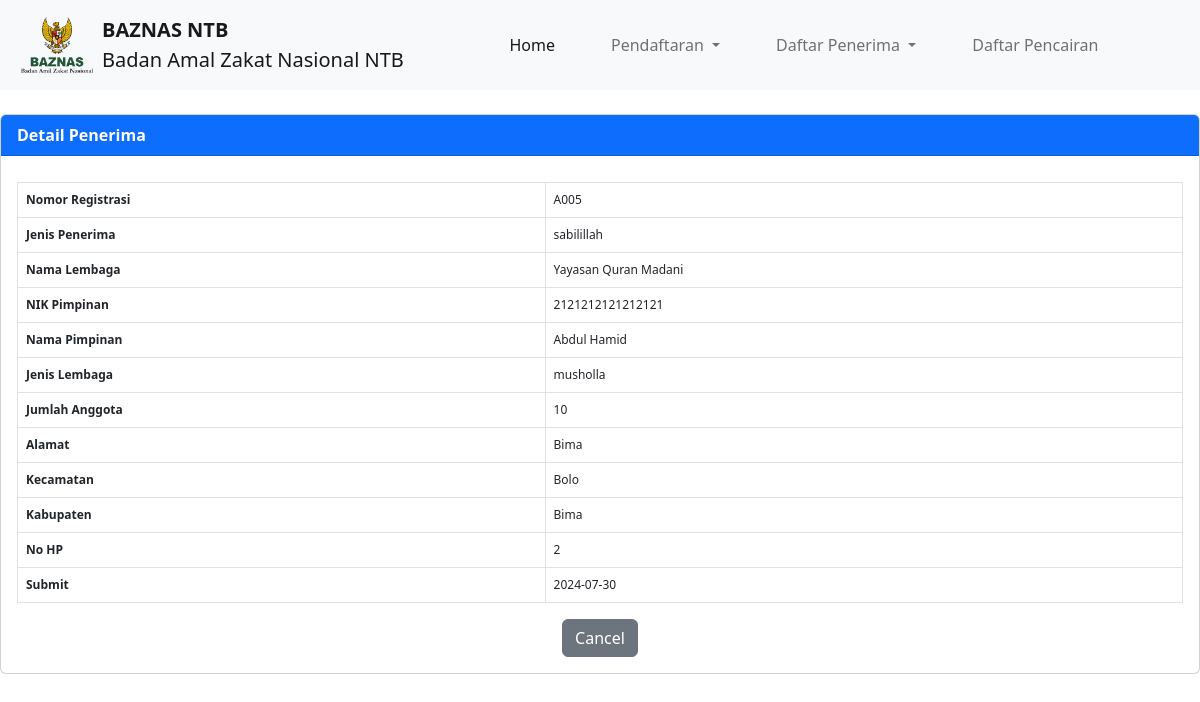
The app's page /crudpenerima2.php?Nomor_Registrasi=A005&Jenis_Penerima=sabilillah with its own data.
### tables this page shows
CREATE TABLE `sabilillah` (
  `Nomor_Registrasi` varchar(10) NOT NULL,
  `Nama_Lembaga` varchar(255) NOT NULL,
  `Jenis_Penerima` varchar(255) NOT NULL,
  `NIK_Pimpinan` varchar(255) NOT NULL,
  `Nama_Pimpinan` varchar(255) NOT NULL,
  `Jenis_Lembaga` varchar(255) NOT NULL,
  `Jumlah_Anggota` int(11) NOT NULL,
  `Alamat` varchar(255) NOT NULL,
  `Kecamatan` varchar(255) NOT NULL,
  `Kabupaten` varchar(255) NOT NULL,
  `No_Hp` varchar(20) NOT NULL,
  `Submit` varchar(10) NOT NULL
);

### crudpenerima2.php (the view, shortened to what this page needs)
<?php
$servername = "localhost";
$username = "root";
$password = "";
$dbname = "baznas";
$conn = new mysqli($servername, $username, $password, $dbname);
$nomor_registrasi = $_GET['Nomor_Registrasi'];
$data_penerima = null;
$tables = ["sabilillah", "tpq"];
foreach ($tables as $table) {
    $query = "SELECT * FROM $table WHERE Nomor_Registrasi = ?";
    $stmt = $conn->prepare($query);
    $stmt->bind_param("s", $nomor_registrasi);
    $stmt->execute();
    $result = $stmt->get_result();
    if ($result->num_rows > 0) {
        $data_penerima = $result->fetch_assoc();
        break;
    }
}
?>
<!doctype html>
<html lang="en">
<head>
    <link href="https://cdn.jsdelivr.net/npm/bootstrap@5.2.3/dist/css/bootstrap.min.css" rel="stylesheet">
    <link rel="stylesheet" href="css/style.css" />
</head>
<body>
    <nav class="navbar navbar-expand-lg bg-light">
        <div class="container-fluid">
            <img src="gambar/logo-baznas4.png" alt="logo" width="90" height="74">
            <a class="navbar-brand" href="#"><strong>BAZNAS NTB</strong> <br>
                <span>Badan Amal Zakat Nasional NTB</span>
            </a>
            <div class="collapse navbar-collapse justify-content-center" id="navbarNavDropdown">
                <ul class="navbar-nav">
                    <li class="nav-item">
                        <a class="nav-link active" aria-current="page" href="home.php">Home</a>
                    </li>
                    <li class="nav-item dropdown">
                        <a class="nav-link dropdown-toggle" href="#" role="button" data-bs-toggle="dropdown" aria-expanded="false">
                            Pendaftaran
                        </a>
                    </li>
                    <li class="nav-item dropdown">
                        <a class="nav-link dropdown-toggle" href="#" role="button" data-bs-toggle="dropdown" aria-expanded="false">
                            Daftar Penerima
                        </a>
                    </li>
                    <li class="nav-item">
                        <a class="nav-link" href="daftarpencairan.php">Daftar Pencairan</a>
                    </li>
                </ul>
            </div>
        </div>
    </nav>
    <section>
        <div class="card mt-4">
            <div class="card-header bg-primary text-white">
                <b>Detail Penerima</b>
            </div>
            <div class="card-body">
                <table class="table table-bordered">
                    <tr>
                        <th>Nomor Registrasi</th>
                        <td><?php echo htmlspecialchars($data_penerima['Nomor_Registrasi']); ?></td>
                    </tr>
                    <tr>
                        <th>Jenis Penerima</th>
                        <td><?php echo htmlspecialchars($data_penerima['Jenis_Penerima']); ?></td>
                    </tr>
                    <tr>
                        <th>Nama Lembaga</th>
                        <td><?php echo htmlspecialchars($data_penerima['Nama_Lembaga']); ?></td>
                    </tr>
                    <tr>
                        <th>NIK Pimpinan</th>
                        <td><?php echo htmlspecialchars($data_penerima['NIK_Pimpinan']); ?></td>
                    </tr>
                    <tr>
                        <th>Nama Pimpinan</th>
                        <td><?php echo htmlspecialchars($data_penerima['Nama_Pimpinan']); ?></td>
                    </tr>
                    <tr>
                        <th>Jenis Lembaga</th>
                        <td><?php echo htmlspecialchars($data_penerima['Jenis_Lembaga']); ?></td>
                    </tr>
                    <tr>
                        <th>Jumlah Anggota</th>
                        <td><?php echo htmlspecialchars($data_penerima['Jumlah_Anggota']); ?></td>
                    </tr>
                    <tr>
                        <th>Alamat</th>
                        <td><?php echo htmlspecialchars($data_penerima['Alamat']); ?></td>
                    </tr>
                    <tr>
                        <th>Kecamatan</th>
                        <td><?php echo htmlspecialchars($data_penerima['Kecamatan']); ?></td>
                    </tr>
                    <tr>
                        <th>Kabupaten</th>
                        <td><?php echo htmlspecialchars($data_penerima['Kabupaten']); ?></td>
                    </tr>
                    <tr>
                        <th>No HP</th>
                        <td><?php echo htmlspecialchars($data_penerima['No_Hp']); ?></td>
                    </tr>
                    <tr>
                        <th>Submit</th>
                        <td><?php echo htmlspecialchars($data_penerima['Submit']); ?></td>
                    </tr>
                </table>
                <div class="mt-3 text-center">
                <button type="button" class="btn btn-secondary" onclick="window.location.href='daftarpenerima2.php'">Cancel</button>
    </div>
            </div>
        </div>
    </section>
</body>
</html>

### css/style.css (style rules this page uses)
.navbar-nav { flex-direction: row; justify-content: center; width: 100%; }
.nav-item { margin: 0 20px; }
.card-body { width: 100%; border-collapse: collapse; margin-top: 10px; table-layout: fixed; font-size: 12px; }

### records on screen
sabilillah: Nomor_Registrasi "A005", Jenis_Penerima "sabilillah", Nama_Lembaga "Yayasan Quran Madani", NIK_Pimpinan "2121212121212121", Nama_Pimpinan "Abdul Hamid", Jenis_Lembaga "musholla", Jumlah_Anggota "10", Alamat "Bima", Kecamatan "Bolo", Kabupaten "Bima", No_Hp "2", Submit "2024-07-30"
